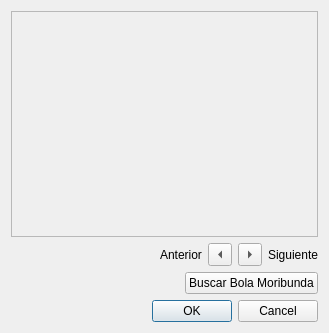
<?xml version="1.0" encoding="UTF-8"?>
<ui version="4.0">
 <class>DVitalizar</class>
 <widget class="QDialog" name="DVitalizar">
  <property name="geometry">
   <rect>
    <x>0</x>
    <y>0</y>
    <width>329</width>
    <height>333</height>
   </rect>
  </property>
  <property name="windowTitle">
   <string>Dialog</string>
  </property>
  <layout class="QVBoxLayout" name="verticalLayout">
   <item>
    <widget class="QFrame" name="frameCentral">
     <property name="sizePolicy">
      <sizepolicy hsizetype="MinimumExpanding" vsizetype="MinimumExpanding">
       <horstretch>0</horstretch>
       <verstretch>0</verstretch>
      </sizepolicy>
     </property>
     <property name="frameShape">
      <enum>QFrame::StyledPanel</enum>
     </property>
     <property name="frameShadow">
      <enum>QFrame::Raised</enum>
     </property>
     <layout class="QHBoxLayout" name="horizontalLayout_3">
      <item>
       <layout class="QVBoxLayout" name="layoutFrame"/>
      </item>
     </layout>
    </widget>
   </item>
   <item>
    <layout class="QHBoxLayout" name="horizontalLayout_2">
     <item>
      <spacer name="horizontalSpacer">
       <property name="orientation">
        <enum>Qt::Horizontal</enum>
       </property>
       <property name="sizeHint" stdset="0">
        <size>
         <width>40</width>
         <height>20</height>
        </size>
       </property>
      </spacer>
     </item>
     <item>
      <widget class="QLabel" name="label_2">
       <property name="text">
        <string>Anterior</string>
       </property>
      </widget>
     </item>
     <item>
      <widget class="QToolButton" name="botonAnterior">
       <property name="text">
        <string>...</string>
       </property>
       <property name="arrowType">
        <enum>Qt::LeftArrow</enum>
       </property>
      </widget>
     </item>
     <item>
      <widget class="QToolButton" name="botonSiguiente">
       <property name="text">
        <string>...</string>
       </property>
       <property name="arrowType">
        <enum>Qt::RightArrow</enum>
       </property>
      </widget>
     </item>
     <item>
      <widget class="QLabel" name="label_3">
       <property name="text">
        <string>Siguiente</string>
       </property>
      </widget>
     </item>
    </layout>
   </item>
   <item>
    <layout class="QHBoxLayout" name="horizontalLayout">
     <item>
      <spacer name="horizontalSpacer_2">
       <property name="orientation">
        <enum>Qt::Horizontal</enum>
       </property>
       <property name="sizeHint" stdset="0">
        <size>
         <width>40</width>
         <height>20</height>
        </size>
       </property>
      </spacer>
     </item>
     <item>
      <widget class="QPushButton" name="botonBuscar">
       <property name="toolTip">
        <string/>
       </property>
       <property name="statusTip">
        <string/>
       </property>
       <property name="text">
        <string>Buscar Bola Moribunda</string>
       </property>
      </widget>
     </item>
    </layout>
   </item>
   <item>
    <widget class="QDialogButtonBox" name="buttonBox">
     <property name="orientation">
      <enum>Qt::Horizontal</enum>
     </property>
     <property name="standardButtons">
      <set>QDialogButtonBox::Cancel|QDialogButtonBox::Ok</set>
     </property>
    </widget>
   </item>
  </layout>
 </widget>
 <resources/>
 <connections>
  <connection>
   <sender>buttonBox</sender>
   <signal>accepted()</signal>
   <receiver>DVitalizar</receiver>
   <slot>accept()</slot>
   <hints>
    <hint type="sourcelabel">
     <x>248</x>
     <y>254</y>
    </hint>
    <hint type="destinationlabel">
     <x>157</x>
     <y>274</y>
    </hint>
   </hints>
  </connection>
  <connection>
   <sender>buttonBox</sender>
   <signal>rejected()</signal>
   <receiver>DVitalizar</receiver>
   <slot>reject()</slot>
   <hints>
    <hint type="sourcelabel">
     <x>316</x>
     <y>260</y>
    </hint>
    <hint type="destinationlabel">
     <x>286</x>
     <y>274</y>
    </hint>
   </hints>
  </connection>
 </connections>
</ui>
